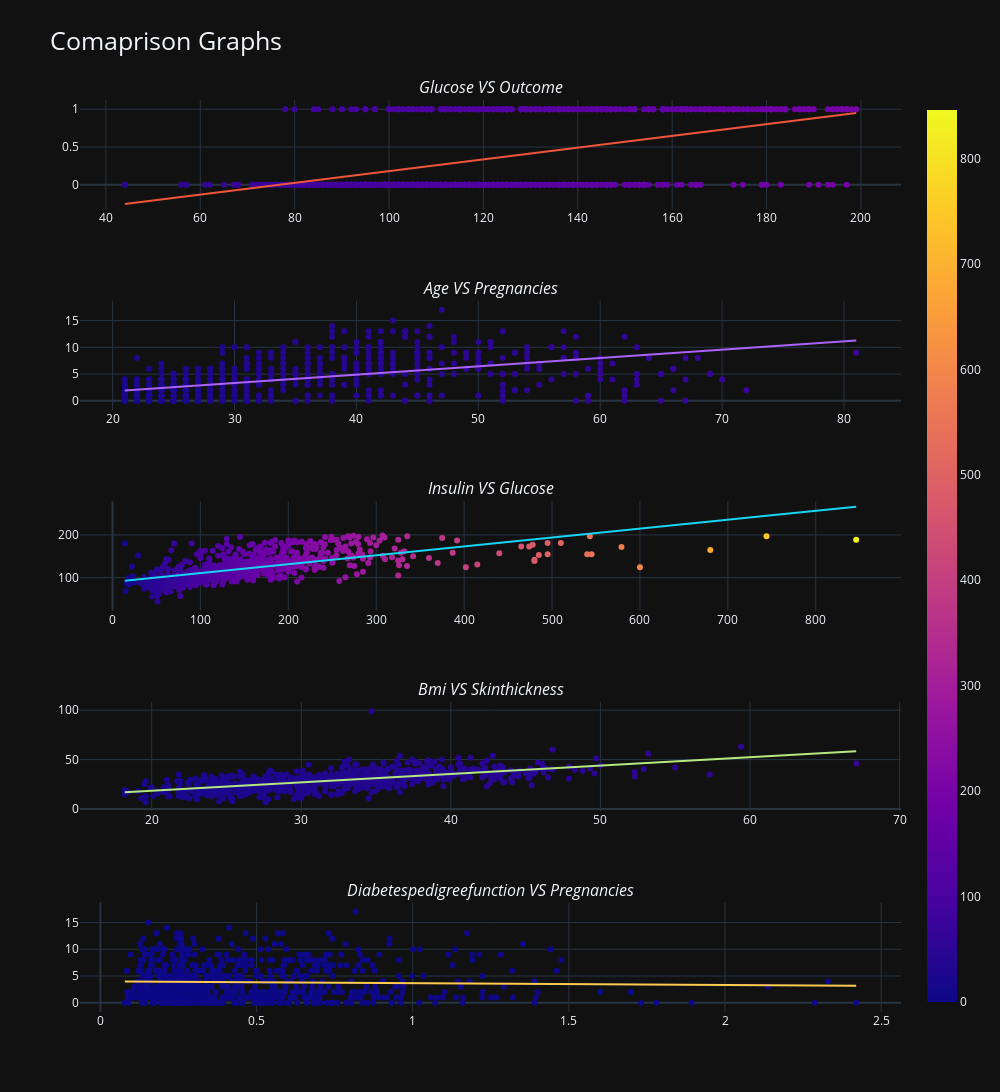

Notebook source saved alongside this figure:
### Code cell
# Initialising the plot variable as str
fig1 = ''
fig2 = ''
fig3 = ''
fig4 = ''
fig5 = ''


# Storing the variables in list figures
figures = [fig1, fig2, fig3, fig4, fig5]

# Creting plots using for loop
for i in range(5):
    figures[i] = px.scatter(df,
            x = x[i],
            y = y[i],
            color = x[i],
            color_continuous_scale = 'tealrose',
            trendline='ols')

# Storing the headers for the Names of Plots in a list
figure_names = []
for i in range(5):
    figure_names.append(f'<i>{x[i].title()} VS {y[i].title()}')

# Initialising the trace list and then storing them into another list for looping
figure1_traces = []
figure2_traces = []
figure3_traces = []
figure4_traces = []
figure5_traces = []


figure_traces = [figure1_traces , figure2_traces, figure3_traces, figure4_traces, figure5_traces]

# Taking the elements from the plots and using them to create traces for the subplots
for i in range(5):
    for trace in range(len(figures[i]["data"])):
        figures[i]["data"][trace]['showlegend'] = False             
        figure_traces[i].append(figures[i]["data"][trace])

# Creting the subplot Figure
comparison_figure = make_subplots(rows = 5, cols = 1, subplot_titles = figure_names)

# Adding the traces to the figure
for i in range(5):
    for traces in figure_traces[i]:
        comparison_figure.append_trace(traces, row = i+1, col = 1)

comparison_figure.update_layout(height = 2500, width = 1000, title_text = "Comaprison Graphs", title_font_size = 25, template = 'plotly_dark')
    
comparison_figure.show()

### Figure 1 — Plotly figure (JSON) as saved in the notebook; plotly's stock layout.template omitted (floating-point values rounded to 4 significant figures; data arrays with more than 128 entries replaced by an {"elided": "..."} marker saying what was removed)
{"data": [{"hovertemplate": "glucose=%{marker.color}<br>outcome=%{y}<extra></extra>", "legendgroup": "", "marker": {"color": {"elided": "768 float values"}, "coloraxis": "coloraxis", "symbol": "circle"}, "mode": "markers", "name": "", "orientation": "v", "showlegend": false, "type": "scatter", "x": {"elided": "768 float values"}, "xaxis": "x", "y": {"elided": "768 int values"}, "yaxis": "y"}, {"hovertemplate": "<b>OLS trendline</b><br>outcome = 0.00775732 * glucose + -0.594686<br>R<sup>2</sup>=0.245463<br><br>glucose=%{x}<br>outcome=%{y} <b>(trend)</b><extra></extra>", "legendgroup": "", "marker": {"symbol": "circle"}, "mode": "lines", "name": "", "showlegend": false, "type": "scatter", "x": {"elided": "768 float values"}, "xaxis": "x", "y": {"elided": "768 float values"}, "yaxis": "y"}, {"hovertemplate": "age=%{marker.color}<br>pregnancies=%{y}<extra></extra>", "legendgroup": "", "marker": {"color": {"elided": "768 int values"}, "coloraxis": "coloraxis", "symbol": "circle"}, "mode": "markers", "name": "", "orientation": "v", "showlegend": false, "type": "scatter", "x": {"elided": "768 int values"}, "xaxis": "x2", "y": {"elided": "768 int values"}, "yaxis": "y2"}, {"hovertemplate": "<b>OLS trendline</b><br>pregnancies = 0.155966 * age + -1.33941<br>R<sup>2</sup>=0.296307<br><br>age=%{x}<br>pregnancies=%{y} <b>(trend)</b><extra></extra>", "legendgroup": "", "marker": {"symbol": "circle"}, "mode": "lines", "name": "", "showlegend": false, "type": "scatter", "x": {"elided": "768 int values"}, "xaxis": "x2", "y": {"elided": "768 float values"}, "yaxis": "y2"}, {"hovertemplate": "insulin=%{marker.color}<br>glucose=%{y}<extra></extra>", "legendgroup": "", "marker": {"color": {"elided": "768 float values"}, "coloraxis": "coloraxis", "symbol": "circle"}, "mode": "markers", "name": "", "orientation": "v", "showlegend": false, "type": "scatter", "x": {"elided": "768 float values"}, "xaxis": "x3", "y": {"elided": "768 float values"}, "yaxis": "y3"}, {"hovertemplate": "<b>OLS trendline</b><br>glucose = 0.208234 * insulin + 89.9312<br>R<sup>2</sup>=0.421575<br><br>insulin=%{x}<br>glucose=%{y} <b>(trend)</b><extra></extra>", "legendgroup": "", "marker": {"symbol": "circle"}, "mode": "lines", "name": "", "showlegend": false, "type": "scatter", "x": {"elided": "768 float values"}, "xaxis": "x3", "y": {"elided": "768 float values"}, "yaxis": "y3"}, {"hovertemplate": "bmi=%{marker.color}<br>skinthickness=%{y}<extra></extra>", "legendgroup": "", "marker": {"color": {"elided": "768 float values"}, "coloraxis": "coloraxis", "symbol": "circle"}, "mode": "markers", "name": "", "orientation": "v", "showlegend": false, "type": "scatter", "x": {"elided": "768 float values"}, "xaxis": "x4", "y": {"elided": "768 float values"}, "yaxis": "y4"}, {"hovertemplate": "<b>OLS trendline</b><br>skinthickness = 0.846161 * bmi + 1.69875<br>R<sup>2</sup>=0.403205<br><br>bmi=%{x}<br>skinthickness=%{y} <b>(trend)</b><extra></extra>", "legendgroup": "", "marker": {"symbol": "circle"}, "mode": "lines", "name": "", "showlegend": false, "type": "scatter", "x": {"elided": "768 float values"}, "xaxis": "x4", "y": {"elided": "768 float values"}, "yaxis": "y4"}, {"hovertemplate": "diabetespedigreefunction=%{marker.color}<br>pregnancies=%{y}<extra></extra>", "legendgroup": "", "marker": {"color": {"elided": "768 float values"}, "coloraxis": "coloraxis", "symbol": "circle"}, "mode": "markers", "name": "", "orientation": "v", "showlegend": false, "type": "scatter", "x": {"elided": "768 float values"}, "xaxis": "x5", "y": {"elided": "768 int values"}, "yaxis": "y5"}, {"hovertemplate": "<b>OLS trendline</b><br>pregnancies = -0.340922 * diabetespedigreefunction + 4.00593<br>R<sup>2</sup>=0.001124<br><br>diabetespedigreefunction=%{x}<br>pregnancies=%{y} <b>(trend)</b><extra></extra>", "legendgroup": "", "marker": {"symbol": "circle"}, "mode": "lines", "name": "", "showlegend": false, "type": "scatter", "x": {"elided": "768 float values"}, "xaxis": "x5", "y": {"elided": "768 float values"}, "yaxis": "y5"}], "layout": {"annotations": [{"font": {"size": 16}, "showarrow": false, "text": "<i>Glucose VS Outcome", "x": 0.5, "xanchor": "center", "xref": "paper", "y": 1, "yanchor": "bottom", "yref": "paper"}, {"font": {"size": 16}, "showarrow": false, "text": "<i>Age VS Pregnancies", "x": 0.5, "xanchor": "center", "xref": "paper", "y": 0.78, "yanchor": "bottom", "yref": "paper"}, {"font": {"size": 16}, "showarrow": false, "text": "<i>Insulin VS Glucose", "x": 0.5, "xanchor": "center", "xref": "paper", "y": 0.56, "yanchor": "bottom", "yref": "paper"}, {"font": {"size": 16}, "showarrow": false, "text": "<i>Bmi VS Skinthickness", "x": 0.5, "xanchor": "center", "xref": "paper", "y": 0.34, "yanchor": "bottom", "yref": "paper"}, {"font": {"size": 16}, "showarrow": false, "text": "<i>Diabetespedigreefunction VS Pregnancies", "x": 0.5, "xanchor": "center", "xref": "paper", "y": 0.12, "yanchor": "bottom", "yref": "paper"}], "height": 2500, "title": {"font": {"size": 25}, "text": "Comaprison Graphs"}, "width": 1000, "xaxis": {"anchor": "y", "domain": [0, 1]}, "xaxis2": {"anchor": "y2", "domain": [0, 1]}, "xaxis3": {"anchor": "y3", "domain": [0, 1]}, "xaxis4": {"anchor": "y4", "domain": [0, 1]}, "xaxis5": {"anchor": "y5", "domain": [0, 1]}, "yaxis": {"anchor": "x", "domain": [0.88, 1]}, "yaxis2": {"anchor": "x2", "domain": [0.66, 0.78]}, "yaxis3": {"anchor": "x3", "domain": [0.44, 0.56]}, "yaxis4": {"anchor": "x4", "domain": [0.22, 0.34]}, "yaxis5": {"anchor": "x5", "domain": [0, 0.12]}}}
